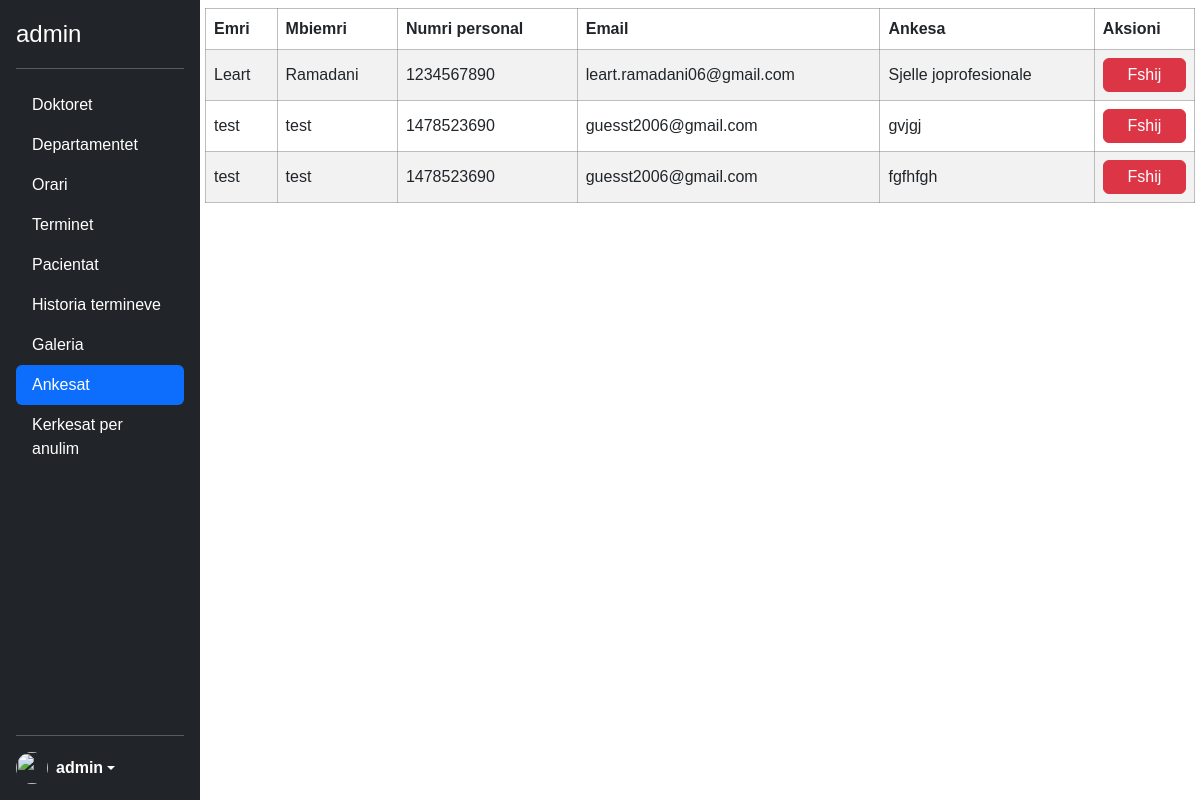
Screenshot of /admin/ankesat.php (signed in) with the database file from the repository.
### tables this page shows
CREATE TABLE `ankesat` (
  `id` int(11) NOT NULL,
  `emri` varchar(100) NOT NULL,
  `mbiemri` varchar(100) NOT NULL,
  `numri_personal` int(10) NOT NULL,
  `email` varchar(100) NOT NULL,
  `ankesa` varchar(350) NOT NULL,
  `permisimi` varchar(350) NOT NULL
);

### admin/ankesat.php (the view, shortened to what this page needs)
<?php
include('../config.php');
?>
<?php include('header.php'); ?>
</head>
<body>
    <div class="sideBlock">
        <button type="button" class="ham" id="ham_menu"><i class="fa-solid fa-bars"></i></button>
    </div>
    <div class="d-flex flex-column flex-shrink-0 p-3 text-white bg-dark sidebar">
        <a href="/" class="d-flex align-items-center mb-3 mb-md-0 me-md-auto text-white text-decoration-none">
            <span class="fs-4"><?php echo $_SESSION['admin'] ?></span>
        </a>
        <hr>
        <ul class="nav nav-pills flex-column mb-auto">
            <li class="nav-item"><a href="doktoret.php" class="nav-link text-white">Doktoret</a></li>
            <li><a href="departamentet.php" class="nav-link text-white">Departamentet</a></li>
            <li><a href="orari.php" class="nav-link text-white">Orari</a></li>
            <li><a href="terminet.php" class="nav-link text-white">Terminet</a></li>
            <li><a href="pacientat.php"" class=" nav-link text-white">Pacientat</a></li>
            <li><a href="historiaTerminit.php" class="nav-link text-white">Historia termineve</a></li>
            <li class="nav-item"><a href="galeria.php" class="nav-link text-white">Galeria</a></li>
            <li><a href="ankesat" class="nav-link text-white active" aria-current="page">Ankesat</a></li>
            <li><a href="kerkesatAnulimit.php" class="nav-link text-white">Kerkesat per anulim</a></li>
        </ul>
        <hr>
        <div class="dropdown">
            <a href="#" class="d-flex align-items-center text-white text-decoration-none dropdown-toggle" id="dropdownUser1" data-bs-toggle="dropdown" aria-expanded="false">
                <img src="https://w7.pngwing.com/pngs/200/420/png-transparent-user-profile-computer-icons-overview-rectangle-black-data-thumbnail.png" alt="" width="32" height="32" class="rounded-circle me-2">
                <strong><?php echo $_SESSION['admin'] ?></strong>
            </a>
        </div>
    </div>
    <?php
    $sql = "SELECT * FROM ankesat";
    $stm = $con->prepare($sql);
    $stm->execute();
    $data = $stm->fetchAll();
    if (!$data) {
        $empty = 'empty';
    } else {
        $empty = '';
    }
    ?>
    <main class="main mainRes">
        <?php if ($empty == '') : ?>
            <table class="table table-striped table-borderd mt-2 table_patient">
                <thead>
                    <tr>
                        <th scope="col">Emri</th>
                        <th scope="col">Mbiemri</th>
                        <th scope="col">Numri personal</th>
                        <th scope="col">Email</th>
                        <th scope="col">Ankesa</th>
                        <th scope="col">Aksioni</th>
                    </tr>
                </thead>
                <tbody>
                    <?php foreach ($data as $data) : ?>
                        <tr>
                            <td scope="row"><?= $data['emri'] ?></td>
                            <td scope="row"><?= $data['mbiemri'] ?></td>
                            <td scope="row"><?= $data['numri_personal'] ?></td>
                            <td scope="row"><?= $data['email'] ?></td>
                            <td scope="row"><?= $data['ankesa'] ?></td>
                            <td>
                                <a class="text-decoration-none text-white" href="deleteAnkesen.php?id=<?= $data['id']  ?>">
                                    <button class="btn btn-danger w-100 p-1 text-white">Fshij</button>
                                </a>
                            </td>
                        </tr>
                    <?php endforeach; ?>
                </tbody>
            </table>
        <?php endif; ?>
    </main>
</body>
</html>

### css/main.css (style rules this page uses)
:root { --primary: #0D6EFD; --background: #081C15; --secondary: #40916C; --border: #74c69d; --focus: #95d5b2; --font-family: 'Roboto', sans-serif; --grey: #adb5bd; --darkGrey: #495057; }
* { font-family: Arial, Helvetica, sans-serif; }
body { overflow: auto !important; }
main { max-height: none !important; }
.main { display: flex; justify-content: center; width: calc(100% - 200px); margin-left: 200px; }
.sidebar { width: 200px !important; height: 100% !important; position: fixed; display: flex; flex-direction: column; z-index: 999; }
.table thead tr, .table tbody td { height: 30px !important; }
.table { width: 99% !important; }
.table thead tr th { border: 1px solid rgba(128, 128, 128, 0.521); }
.table tbody tr td { border: 1px solid rgba(128, 128, 128, 0.521); vertical-align: middle; }
.sideBlock { position: absolute; top: 10px; left: 5px; }

### rows the page displays
ankesat: emri "Leart", mbiemri "Ramadani", numri_personal "1234567890", email "leart.ramadani06@gmail.com", ankesa "Sjelle joprofesionale"
ankesat: emri "test", mbiemri "test", numri_personal "1478523690", email "guesst2006@gmail.com", ankesa "gvjgj"
ankesat: emri "test", mbiemri "test", numri_personal "1478523690", email "guesst2006@gmail.com", ankesa "fgfhfgh"

### other values shown
$_SESSION['admin'] "admin"
